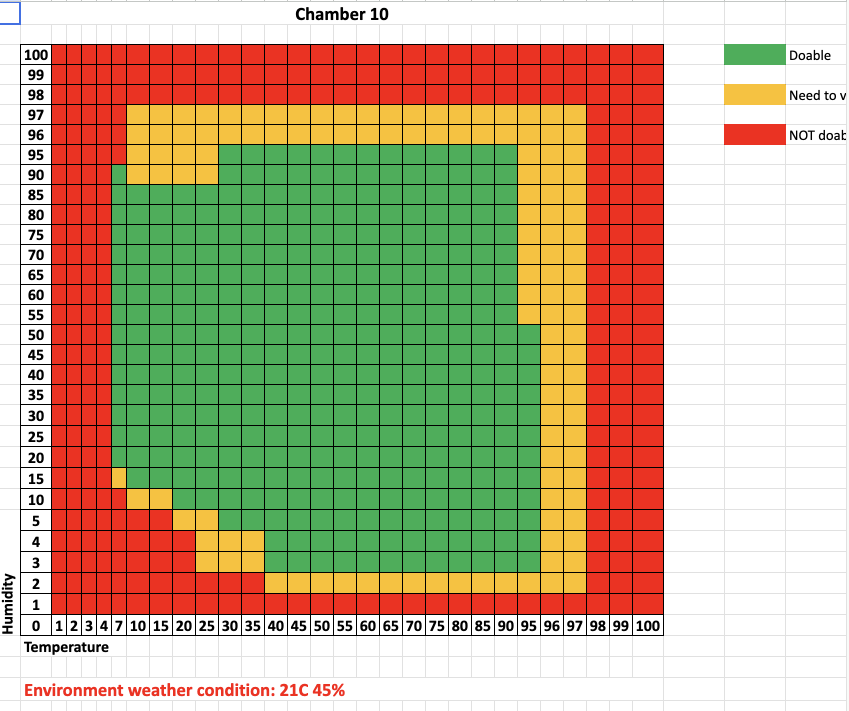
#> input picture chamber_data_folder/chamber10.png, 1698 x 1422 px (shown at 1/2 size); its folder holds only this picture in this run
$ python -i process_chamber_data.py   (imports and definitions only)
#> lines starting #> are read from the running program, lines starting #| are printed output that depends on the picture; after the words box and inside, x2 and y2 are one past the last pixel; in counts of white or black regions, pixels touching at a corner belong together
import cv2
import numpy as np
import pandas as pd
import os
import re
import sys
import math

try:
    import streamlit as st
    STREAMLIT_AVAILABLE = True
except ImportError:
    STREAMLIT_AVAILABLE = False

# Constants for Humidity Processing
TEMP_LABELS_FULL = list(range(-100, 181))
HUM_LABELS = [0, 1, 2, 3, 4, 5, 10, 15, 20, 25, 30, 35, 40, 45, 50, 55, 60, 65, 70, 75, 80, 85, 90, 95, 96, 97, 98, 99, 100]
IMG_HUM_COUNT = 29

CHAMBER_LEGENDS = {
    "DEFAULT": [0, 1, 2, 3, 4, 5, 10, 15, 20, 25, 30, 35, 40, 45, 50, 55, 60, 65, 70, 75, 80, 85, 90, 95, 96, 97, 98, 99, 100],
    # These chambers have 5C support in the source images; using 7C here
    # shifts that capability to the wrong temperature in the final CSV.
    "10": [0, 1, 2, 3, 4, 5, 10, 15, 20, 25, 30, 35, 40, 45, 50, 55, 60, 65, 70, 75, 80, 85, 90, 95, 96, 97, 98, 99, 100],
    "7": [0, 1, 2, 3, 4, 5, 10, 15, 20, 25, 30, 35, 40, 45, 50, 55, 60, 65, 70, 75, 80, 85, 90, 95, 96, 97, 98, 99, 100],
    "23": [0, 1, 2, 3, 4, 5, 10, 15, 20, 25, 30, 35, 40, 45, 50, 55, 60, 65, 70, 75, 80, 85, 90, 95, 96, 97, 98, 99, 100],
    "8": [0, 1, 2, 5, 6, 7, 10, 15, 20, 25, 30, 35, 40, 45, 50, 55, 60, 65, 70, 75, 80, 85, 90, 95, 96, 97, 98, 99, 100],
    "44": [1, 2, 3, 4, 5, 10, 15, 20, 25, 30, 35, 40, 45, 50, 55, 60, 65, 70, 75, 80, 85, 90, 95, 96, 97, 98, 99, 100],
    "45": [0, 1, 5, 7, 8, 9, 10, 15, 20, 25, 30, 35, 40, 45, 50, 55, 60, 65, 70, 75, 80, 85, 90, 95, 96, 97, 98, 99, 100]
}

CHAMBER_TYPES = {
    "Chamber 2": "Temp/Hum",
    "Chamber 4": "Temp",
    "Chamber 6": "Temp/Hum",
    "Chamber 7": "Temp/Hum",
    "Chamber 8": "Temp/Hum",
    "Chamber 9": "Temp (Halt)",
    "Chamber 10": "Temp/Hum",
    "Chamber 12": "Temp/Hum",
    "Chamber 13": "Temp/Hum",
    "Chamber 14": "Temp/Hum",
    "Chamber 15": "Temp",
    "Chamber 17": "Temp/Alt",
    "Chamber 18": "Temp/Hum",
    "Chamber 19": "Temp/Alt",
    "Chamber 21": "Temp",
    "Chamber 22": "Temp/Hum",
    "Chamber 23": "Temp/Hum",
    "Chamber 25": "Salt Fog",
    "Chamber 28": "Salt Fog",
    "Chamber 31": "Temp",
    "Chamber 32": "Temp (Halt)",
    "Chamber 33": "Temp (Halt)",
    "Chamber 34": "Temp",
    "Chamber 37": "Temp",
    "Chamber 38": "Temp/Hum",
    "Chamber 40": "Temp",
    "Chamber 42": "T-Shock",
    "Chamber 43": "Temp/Hum",
    "Chamber 44": "Temp/Hum",
    "Chamber 45": "Temp/Hum",
    "Chamber 46": "Dust",
    "Chamber 50": "Heat Only",
    "Chamber 51": "T-Shock",
    "Chamber 56": "T-Shock",
    "Chamber 57": "T-Shock",
    "Chamber 60": "Temp",
    "QUV": "UV"
}

CHAMBER_RANGES = {
    "Chamber 2": (-25, 93),
    "Chamber 4": (-100, 170),
    "Chamber 6": (-60, 100),
    "Chamber 7": (-25, 100),
    "Chamber 8": (-60, 100),
    "Chamber 9": (-60, 100),
    "Chamber 10": (-30, 100),
    "Chamber 12": (-60, 100),
    "Chamber 13": (-60, 100),
    "Chamber 14": (-60, 100),
    "Chamber 15": (-60, 150),
    "Chamber 17": (-50, 100),
    "Chamber 18": (-60, 100),
    "Chamber 19": (-35, 100),
    "Chamber 21": (-60, 150),
    "Chamber 22": (-25, 100),
    "Chamber 23": (-20, 100),
    "Chamber 25": (35, 35),
    "Chamber 28": (35, 35),
    "Chamber 31": (-100, 170),
    "Chamber 32": (-60, 85),
    "Chamber 33": (-60, 180),
    "Chamber 34": (-20, 150),
    "Chamber 37": (-60, 100),
    "Chamber 38": (-60, 100),
    "Chamber 40": (-60, 175),
    "Chamber 42": (-60, 180),
    "Chamber 43": (-60, 85),
    "Chamber 44": (-60, 100),
    "Chamber 45": (-60, 100),
    "Chamber 46": (-35, 100),
    "Chamber 50": (20, 340),
    "Chamber 51": (-70, 200),
    "Chamber 56": (-70, 175),
    "Chamber 57": (-70, 175),
    "Chamber 60": (-60, 150),
    "QUV": (30, 60)
}

CHAMBER_POWER = {
    "Chamber 18": "30 KW",
    "Chamber 21": "25 KW",
    "Chamber 6": "15 KW",
    "Chamber 43": "15 KW",
    "Chamber 13": "5 KW",
    "Chamber 44": "5 KW",
    "Chamber 12": "3 KW",
    "Chamber 23": "9 KW"
}

CHAMBER_SIZES = {
    "Chamber 2": "24x24x24",
    "Chamber 4": "18x18x22",
    "Chamber 6": "48x48x48",
    "Chamber 7": "19x19x16",
    "Chamber 8": "30x30x30",
    "Chamber 9": "39x39x39",
    "Chamber 10": "19x19x16",
    "Chamber 12": "36x36x36",
    "Chamber 13": "48x48x54",
    "Chamber 14": "30x30x30",
    "Chamber 15": "40x43x40",
    "Chamber 17": "36x36x36",
    "Chamber 18": "96x144x96",
    "Chamber 19": "36x36x36",
    "Chamber 21": "64x60x60",
    "Chamber 22": "38x38x38",
    "Chamber 23": "48x48x48",
    "Chamber 31": "28x24x26",
    "Chamber 33": "54x54x48",
    "Chamber 34": "28x26x34",
    "Chamber 37": "30x30x30",
    "Chamber 38": "24x24x24",
    "Chamber 40": "24x24x21",
    "Chamber 42": "15x15x15",
    "Chamber 43": "84x86x95",
    "Chamber 44": "48x48x49",
    "Chamber 45": "38x38x38",
    "Chamber 46": "39x39x39",
    "Chamber 51": "25x30x18",
    "Chamber 56": "13.5x9x9.5",
    "Chamber 57": "13.5x9x9.5",
    "Chamber 60": "47x47x47"
}

HSV_THRESHOLDS = {
    "DOABLE": ([35, 50, 50], [85, 255, 255]),      # Green
    "VERIFY": ([15, 50, 50], [35, 255, 255]),      # Yellow
    "NOT DOABLE": ([0, 50, 50], [15, 255, 255]),   # Red (Low)
    "NOT DOABLE_ALT": ([165, 50, 50], [180, 255, 255]) # Red (High)
}

def format_ramp_rate(val):
    if pd.isna(val) or val == "N/A" or val == "":
        return ""

    val_str = str(val).strip()

    # Check for Ft/Min (Altitude Change)
    if "FT/MIN" in val_str.upper():
        nums = re.findall(r'-?\d+\.?\d*', val_str)
        if nums:
            return f"{nums[0]}Ft/Min"
        return ""

    # Extract all numbers from the string
    nums = re.findall(r'\d+\.?\d*', val_str)

    if not nums:
        return ""

    # Check if the rate contains a range (e.g., "5.0-6.0")
    if '-' in val_str and len(nums) == 2:
        try:
            val1 = float(nums[0])
            val2 = float(nums[1])
            return f"{val1:.1f}-{val2:.1f}C/Min"
        except ValueError:
            pass

    # Default: format the first valid float found
    try:
        num = float(nums[0])
        return f"{num:.1f}C/Min"
    except ValueError:
        return ""

STANDARD_RAMP_OPTIONS = [1.0, 2.0, 3.0, 4.0, 5.0, 10.0, 15.0, 20.0]

def format_requested_ramp(rate):
    return f"{float(rate):.1f}C/Min"

# [20 lines left out: function extract_ramp_floor, not called in this run]

def calculate_gap(size_str):
    """
    Calculates the required gap for each dimension axis.
    Formula: ceil(3 + (Dim - 18) * 2 / 31)
    Maps dimension range [18, 49] to gap range [3, 5], clamped at [3, 5].
    Minimum gap is strictly 3x3x3.
    """
    if not size_str or size_str == "Unknown" or size_str == "Any":
        return "3x3x3"

    try:
        dims = [float(v) for v in size_str.split('x')]
        gaps = []
        for d in dims:
            # Linear scaling from [18, 49] to [3, 5]
            # Val = 3 + (d - 18) * (5 - 3) / (49 - 18)
            gap_val = 3 + (d - 18) * 2 / 31
            # Clamp to [3, 5] and ceil
            res = math.ceil(max(3, min(5, gap_val)))
            gaps.append(str(res))
        return "x".join(gaps)
    except:
        return "3x3x3"

# [125 lines left out: functions parse_size_dimensions, size_sort_key, size_meets_or_exceeds, normalize_requested_temp, get_matching_step_df, get_allowed_sizes_for_config and 2 more, not called in this run]

def load_ramp_mapping(csv_path="ramp_rates.csv"):
    """Loads ramp rates from CSV and returns a nested dictionary."""
    if not os.path.exists(csv_path):
        print(f"Warning: {csv_path} not found. Using empty mapping.")
        return {}

    try:
        df = pd.read_csv(csv_path)
        mapping = {}
        for _, row in df.iterrows():
            chamber = str(row["Chamber"]).strip()
            temp_raw = str(row["Temperature"]).strip()
            rate = str(row["Ramp_Rate"]).strip()
            # Read size, default to Unknown if missing
            size = str(row.get("Size", "Unknown")).strip()

            if chamber not in mapping:
                mapping[chamber] = {"rates": {}, "size": size}

            # Handle temperature and altitude parsing
            if "UP TO" in temp_raw.upper():
                continue # Ignore max temp; this is not a ramp rate

            # Special handling for altitude markers or conditions
            # e.g., "-60C (SL)", "Climb 0-28k", etc.
            mapping[chamber]["rates"][temp_raw] = rate
        print(f"Successfully loaded ramp mapping for {len(mapping)} chambers.")
        return mapping
    except Exception as e:
        print(f"Error loading ramp mapping: {e}")
        return {}

def extract_chamber_id(filename):
    basename = os.path.basename(filename)
    match = re.search(r'chamber\s*(\d+)', basename, re.IGNORECASE)
    return match.group(1) if match else None

def extract_chamber_name(filename):
    ch_id = extract_chamber_id(filename)
    if ch_id:
        return f"Chamber {ch_id}"
    return f"Chamber {os.path.basename(filename)}"

def process_humidity_image(image_path, debug=False):
#> called with image_path = 'chamber_data_folder/chamber10.png', debug = True
    img = cv2.imread(image_path)
#> img is the input picture: shape (1422, 1698, 3); mean B, G, R 135.7, 170.8, 187.2
    if img is None:
        print(f"Error: Could not read image {image_path}")
        return None

    chamber_id = extract_chamber_id(image_path)
    temp_labels = CHAMBER_LEGENDS.get(chamber_id, CHAMBER_LEGENDS["DEFAULT"])

    chamber_name = extract_chamber_name(image_path)
    hsv = cv2.cvtColor(img, cv2.COLOR_BGR2HSV)
#> hsv: shape (1422, 1698, 3); mean H, S, V 18.6, 93.5, 210.8
    debug_img = img.copy() if debug else None

    # Detect Grid Bounds using non-white pixels (including gray NOT DOABLE cells)
    gray = cv2.cvtColor(img, cv2.COLOR_BGR2GRAY)
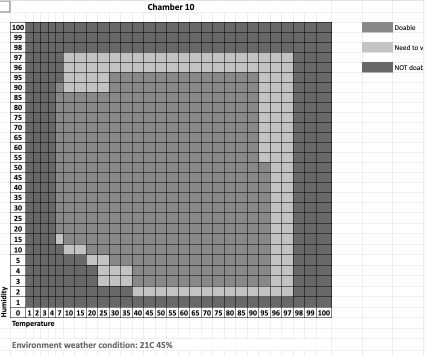
#> gray: shape (1422, 1698) (shown at 1/4 size); min 0, max 255, mean 171.9
    _, nw = cv2.threshold(gray, 252, 255, cv2.THRESH_BINARY_INV)
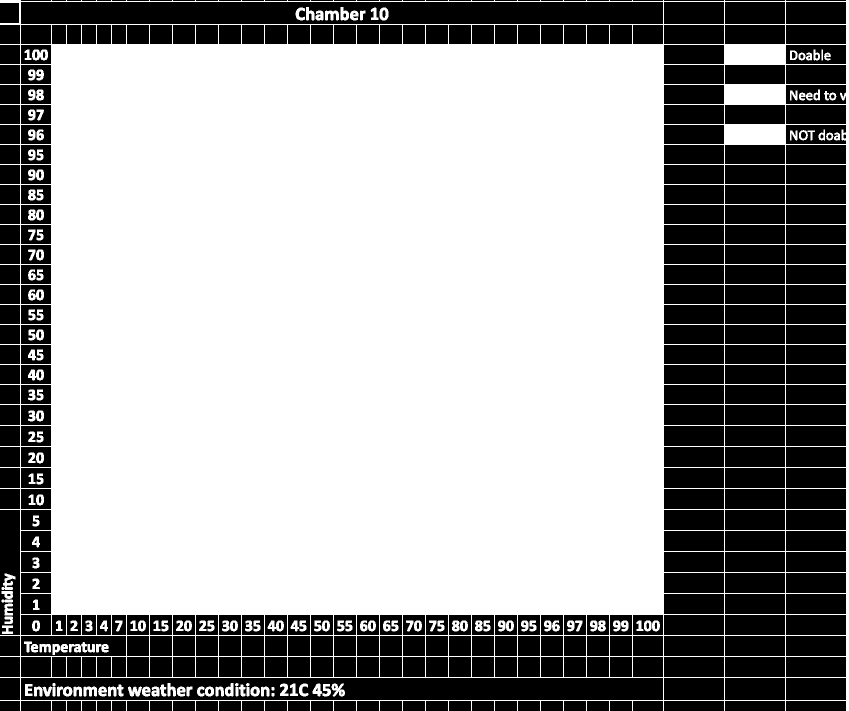
#> nw: shape (1422, 1698) (shown at 1/2 size); 63.3% white; 431 black regions (57 under 20 px), largest, box (x1, y1, x2, y2) and area: (42, 4, 1326, 48) 53889, (42, 1356, 1326, 1400) 47980, (0, 1020, 40, 1270) 8369
    ys_nw, xs_nw = np.where(nw > 0)

    def find_main_block_idx(coords, max_val):
#> called with coords = array of shape (1528632,), max_val = 1422
        hist, _ = np.histogram(coords, bins=range(max_val + 1))
#> hist = 1422 values, max 1698 at index 2, min 14 at index 1356, mean 1075
        nonzero = np.where(hist > 0)[0]
#> nonzero = 1422 values from 0 to 1421
        if len(nonzero) == 0: return 0, max_val
        gaps = np.where(np.diff(nonzero) > 20)[0]
#> gaps = empty array
        blocks = []
        if len(gaps) == 0:
            blocks.append((nonzero[0], nonzero[-1]))
        else:
            start = nonzero[0]
            for g in gaps:
                blocks.append((start, nonzero[g]))
                start = nonzero[g+1]
            blocks.append((start, nonzero[-1]))
        return max(blocks, key=lambda b: np.sum(hist[b[0]:b[1]+1]))

    top, bottom = find_main_block_idx(ys_nw, img.shape[0])
#> top = 0; bottom = 1421
    xs_filtered = xs_nw[(ys_nw >= top) & (ys_nw <= bottom)]
    left, right = find_main_block_idx(xs_filtered, img.shape[1])
#> left = 0; right = 1697

    # Detect Grid Lines within status bounds
    gray = cv2.cvtColor(img, cv2.COLOR_BGR2GRAY)
    edges = cv2.Canny(gray, 50, 150)
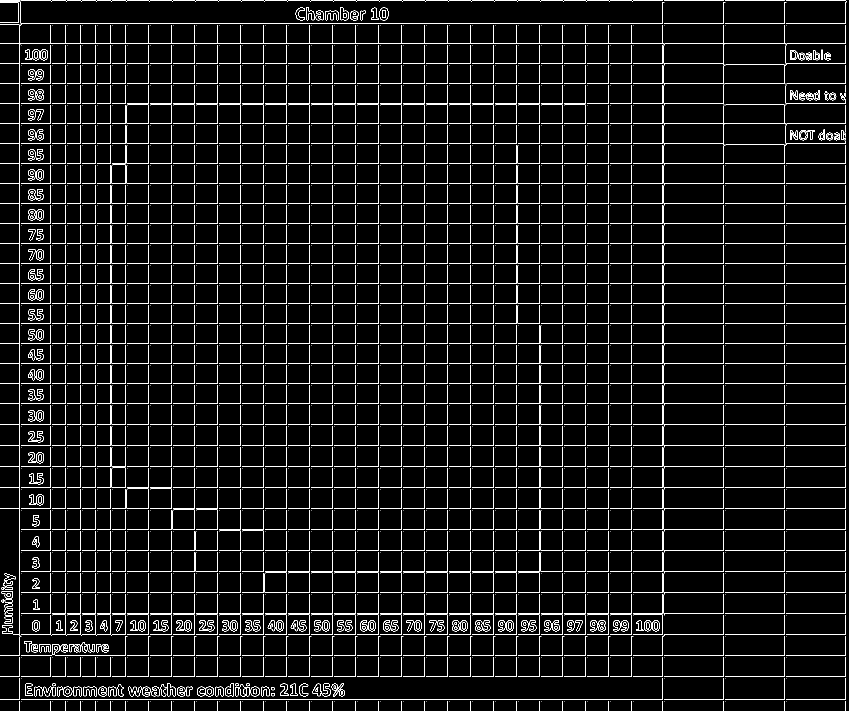
#> edges: shape (1422, 1698) (shown at 1/2 size); 5% white in thin lines or dots

    def find_distinct_lines(proj, start_offset, min_gap=10, thresh_ratio=0.3):
        thresh = np.max(proj) * thresh_ratio
        indices = np.where(proj > thresh)[0]
        lines = []
        if len(indices) > 0:
            curr = indices[0]
            for idx in indices[1:]:
                if idx - curr > min_gap:
                    lines.append(curr + start_offset)
                    curr = idx
            lines.append(curr + start_offset)
        return lines

    v_proj = np.sum(edges[top:bottom, left:right+1], axis=0)
#> v_proj = 1698 values, max 348330 at index 39, min 0 at index 1692, mean 18269.1
    v_lines = find_distinct_lines(v_proj, left)
#> (the rest of the program and of its run is left out)
